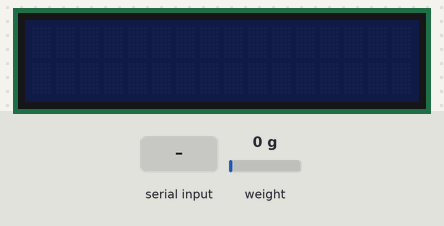
A sketch run on a simulated ESP8266 (NodeMCU). On the bench: 16×2 character LCD. The inputs (shaded band) are chosen by the test bench; at power-on: weight on the scale 0 g. EEPROM starts erased; what the sketch prints to the serial monitor is not drawn.

Above: at 3.2 s.
3.3 s: "t90\n" received over Serial
4.8 s: "y90\n" received over Serial
At 6.8 s:
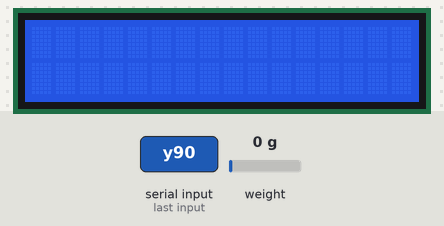
7.5 s: "t,45\n" received over Serial
At 7.9 s:
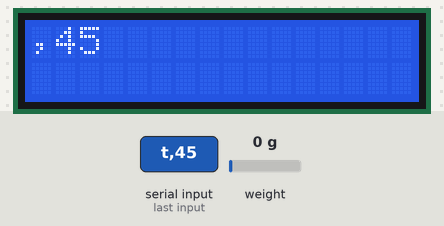
9.5 s: "c90\n" received over Serial
11.0 s: "n90\n" received over Serial
At 11.01 s:
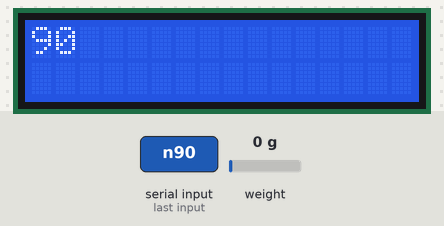
12.5 s: weight on the scale set to 100 g
Timing chart, 0 to 15.0 s (numbered marks = the images above; inputs shaded):
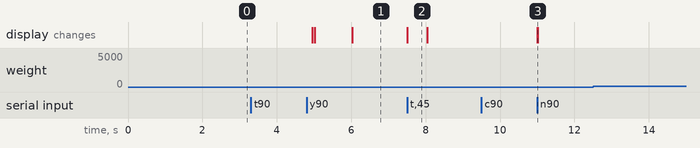

The sketch:

Single_scale_calibration.ino
```cpp
#include <HX711_ADC.h>
#if defined(ESP8266) || defined(ESP32) || defined(AVR)
#include <EEPROM.h>
#endif

#include <LiquidCrystal_I2C.h>

// Define pins for LoadCell1
const int HX711_dout1 = 4;
const int HX711_sck1 = 5;

// Create HX711 instance for LoadCell1
HX711_ADC LoadCell1(HX711_dout1, HX711_sck1);

const int calVal_eepromAdress1 = 0;

unsigned long t = 0;

LiquidCrystal_I2C lcd(0x3F, 16, 2);

void setup() {
  Serial.begin(57600);
  delay(10);
  Serial.println();
  Serial.println("Starting...");

  LoadCell1.begin();

  unsigned long stabilizingtime = 2000;
  boolean _tare = true;

  LoadCell1.start(stabilizingtime, _tare);

  if (LoadCell1.getTareTimeoutFlag() || LoadCell1.getSignalTimeoutFlag()) {
    Serial.println("Timeout, check MCU>HX711 wiring and pin designations for LoadCell1");
    while (1);
  } else {
    LoadCell1.setCalFactor(1.0); // Initial calibration factor
    Serial.println("LoadCell1 startup is complete");
  }

  while (!LoadCell1.update());

  calibrate(LoadCell1, calVal_eepromAdress1, "LoadCell1");

  lcd.begin();
}

void loop() {
  static boolean newDataReady1 = false;

  const int serialPrintInterval = 1000; // Adjust this value to control print frequency

  if (LoadCell1.update()) newDataReady1 = true;

  if (millis() > t + serialPrintInterval) {
    float weight1 = 0;

    if (newDataReady1) {
      weight1 = LoadCell1.getData();
      newDataReady1 = false;
    }

    if (weight1 != NAN) {
      Serial.print("Weight: ");
      Serial.println(weight1);

      lcd.setCursor(0, 1);
      lcd.print(weight1);
      lcd.clear();

      t = millis(); // Update the timestamp for the next print interval
    }
  }

  if (Serial.available() > 0) {
    char inByte = Serial.read();
    if (inByte == 't') {
      LoadCell1.tareNoDelay();
    } else if (inByte == 'r') {
      calibrate(LoadCell1, calVal_eepromAdress1, "LoadCell1");
    } else if (inByte == 'c') {
      changeSavedCalFactor(LoadCell1, calVal_eepromAdress1, "LoadCell1");
    }
  }

  if (LoadCell1.getTareStatus() == true) {
    Serial.println("LoadCell1 Tare complete");
  }

  while (Serial.available() > 0) {
    lcd.write(Serial.read());
  }
}

void calibrate(HX711_ADC& loadCell, int calVal_eepromAdress, const char* loadCellName) {
  Serial.println("***");
  Serial.print("Start calibration for ");
  Serial.println(loadCellName);
  Serial.println("Place the load cell on a level stable surface.");
  Serial.println("Remove any load applied to the load cell.");
  Serial.println("Send 't' from serial monitor to set the tare offset.");

  boolean _resume = false;
  while (_resume == false) {
    loadCell.update();
    if (Serial.available() > 0) {
      char inByte = Serial.read();
      if (inByte == 't') loadCell.tareNoDelay();
    }
    if (loadCell.getTareStatus() == true) {
      Serial.println("Tare complete");
      _resume = true;
    }
  }

  Serial.println("Now, place your known mass on the load cell.");
  Serial.println("Then send the weight of this mass (i.e. 100.0) from the serial monitor.");

  float known_mass = 0;
  _resume = false;
  while (_resume == false) {
    loadCell.update();
    if (Serial.available() > 0) {
      known_mass = Serial.parseFloat();
      if (known_mass != 0) {
        Serial.print("Known mass is: ");
        Serial.println(known_mass);
        _resume = true;
      }
    }
  }

  loadCell.refreshDataSet();
  float newCalibrationValue = loadCell.getNewCalibration(known_mass);

  Serial.print("New calibration value for ");
  Serial.print(loadCellName);
  Serial.print(" has been set to: ");
  Serial.print(newCalibrationValue);
  Serial.println(", use this as calibration value (calFactor) in your project sketch.");
  Serial.print("Save this value to EEPROM address ");
  Serial.print(calVal_eepromAdress);
  Serial.println("? y/n");

  _resume = false;
  while (_resume == false) {
    if (Serial.available() > 0) {
      char inByte = Serial.read();
      if (inByte == 'y') {
#if defined(ESP8266) || defined(ESP32)
        EEPROM.begin(512);
#endif
        EEPROM.put(calVal_eepromAdress, newCalibrationValue);
#if defined(ESP8266) || defined(ESP32)
        EEPROM.commit();
#endif
        EEPROM.get(calVal_eepromAdress, newCalibrationValue);
        Serial.print("Value ");
        Serial.print(newCalibrationValue);
        Serial.print(" saved to EEPROM address: ");
        Serial.println(calVal_eepromAdress);
        _resume = true;
      } else if (inByte == 'n') {
        Serial.println("Value not saved to EEPROM");
        _resume = true;
      }
    }
  }

  Serial.println("End calibration for ");
  Serial.println(loadCellName);
  Serial.println("***");
}

void changeSavedCalFactor(HX711_ADC& loadCell, int calVal_eepromAdress, const char* loadCellName) {
  float oldCalibrationValue = loadCell.getCalFactor();
  boolean _resume = false;
  Serial.println("***");
  Serial.print("Current calibration value for ");
  Serial.print(loadCellName);
  Serial.print(" is: ");
  Serial.println(oldCalibrationValue);
  Serial.println("Now, send the new value from serial monitor, i.e. 696.0");

  float newCalibrationValue;
  while (_resume == false) {
    if (Serial.available() > 0) {
      newCalibrationValue = Serial.parseFloat();
      if (newCalibrationValue != 0) {
        Serial.print("New calibration value for ");
        Serial.print(loadCellName);
        Serial.print(" is: ");
        Serial.println(newCalibrationValue);
        loadCell.setCalFactor(newCalibrationValue);
        _resume = true;
      }
    }
  }
  _resume = false;
  Serial.print("Save this value to EEPROM address ");
  Serial.print(calVal_eepromAdress);
  Serial.println("? y/n");

  while (_resume == false) {
    if (Serial.available() > 0) {
      char inByte = Serial.read();
      if (inByte == 'y') {
#if defined(ESP8266) || defined(ESP32)
        EEPROM.begin(512);
#endif
        EEPROM.put(calVal_eepromAdress, newCalibrationValue);
#if defined(ESP8266) || defined(ESP32)
        EEPROM.commit();
#endif
        EEPROM.get(calVal_eepromAdress, newCalibrationValue);
        Serial.print("Value ");
        Serial.print(newCalibrationValue);
        Serial.print(" saved to EEPROM address: ");
        Serial.println(calVal_eepromAdress);
        _resume = true;
      } else if (inByte == 'n') {
        Serial.println("Value not saved to EEPROM");
        _resume = true;
      }
    }
  }

  Serial.println("End change calibration value for ");
  Serial.println(loadCellName);
  Serial.println("***");
}
```

Measured:
- after the input at 3.3 s, every drawn part: stays the same
- after the input at 4.8 s, the display: changes after 0.15 s (image 1)
- after the input at 7.5 s, the display: changes at once (image 2)
- after the input at 9.5 s, every drawn part: stays the same
- after the input at 11.0 s, the display: changes at once (image 3)
- after the input at 12.5 s, every drawn part: stays the same
- what the display in image 2 shows lasts 0.5 s, from 7.5 s to 8.0 s
